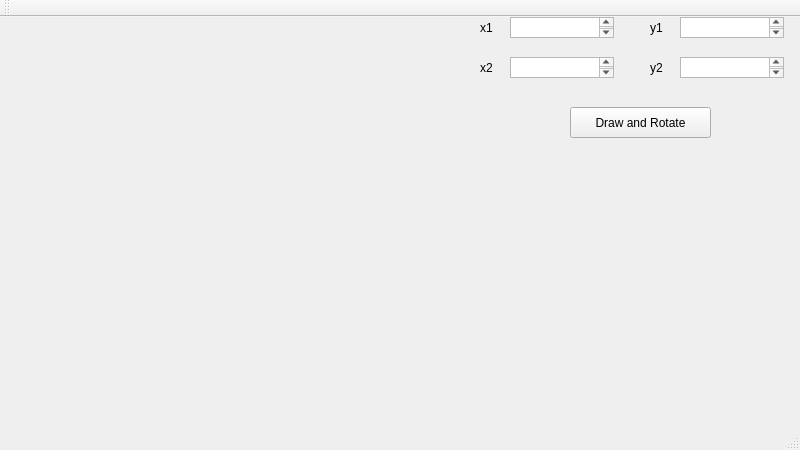
<?xml version="1.0" encoding="UTF-8"?>
<ui version="4.0">
 <class>MainWindow</class>
 <widget class="QMainWindow" name="MainWindow">
  <property name="geometry">
   <rect>
    <x>0</x>
    <y>0</y>
    <width>800</width>
    <height>450</height>
   </rect>
  </property>
  <property name="windowTitle">
   <string>MainWindow</string>
  </property>
  <widget class="QWidget" name="centralWidget">
   <widget class="QLabel" name="label">
    <property name="geometry">
     <rect>
      <x>0</x>
      <y>0</y>
      <width>300</width>
      <height>300</height>
     </rect>
    </property>
    <property name="text">
     <string/>
    </property>
   </widget>
   <widget class="QTextEdit" name="textEdit">
    <property name="geometry">
     <rect>
      <x>510</x>
      <y>0</y>
      <width>104</width>
      <height>21</height>
     </rect>
    </property>
   </widget>
   <widget class="QTextEdit" name="textEdit_2">
    <property name="geometry">
     <rect>
      <x>680</x>
      <y>0</y>
      <width>104</width>
      <height>21</height>
     </rect>
    </property>
   </widget>
   <widget class="QLabel" name="label_2">
    <property name="geometry">
     <rect>
      <x>480</x>
      <y>0</y>
      <width>21</width>
      <height>21</height>
     </rect>
    </property>
    <property name="text">
     <string>x1</string>
    </property>
   </widget>
   <widget class="QLabel" name="label_3">
    <property name="geometry">
     <rect>
      <x>650</x>
      <y>0</y>
      <width>21</width>
      <height>21</height>
     </rect>
    </property>
    <property name="text">
     <string>y1</string>
    </property>
   </widget>
   <widget class="QLabel" name="label_4">
    <property name="geometry">
     <rect>
      <x>480</x>
      <y>40</y>
      <width>21</width>
      <height>21</height>
     </rect>
    </property>
    <property name="text">
     <string>x2</string>
    </property>
   </widget>
   <widget class="QTextEdit" name="textEdit_3">
    <property name="geometry">
     <rect>
      <x>510</x>
      <y>40</y>
      <width>104</width>
      <height>21</height>
     </rect>
    </property>
   </widget>
   <widget class="QLabel" name="label_5">
    <property name="geometry">
     <rect>
      <x>650</x>
      <y>40</y>
      <width>21</width>
      <height>21</height>
     </rect>
    </property>
    <property name="text">
     <string>y2</string>
    </property>
   </widget>
   <widget class="QTextEdit" name="textEdit_4">
    <property name="geometry">
     <rect>
      <x>680</x>
      <y>40</y>
      <width>104</width>
      <height>21</height>
     </rect>
    </property>
   </widget>
   <widget class="QPushButton" name="pushButton">
    <property name="geometry">
     <rect>
      <x>570</x>
      <y>90</y>
      <width>141</width>
      <height>31</height>
     </rect>
    </property>
    <property name="text">
     <string>Draw and Rotate</string>
    </property>
   </widget>
  </widget>
  <widget class="QMenuBar" name="menuBar">
   <property name="geometry">
    <rect>
     <x>0</x>
     <y>0</y>
     <width>800</width>
     <height>27</height>
    </rect>
   </property>
  </widget>
  <widget class="QToolBar" name="mainToolBar">
   <attribute name="toolBarArea">
    <enum>TopToolBarArea</enum>
   </attribute>
   <attribute name="toolBarBreak">
    <bool>false</bool>
   </attribute>
  </widget>
  <widget class="QStatusBar" name="statusBar"/>
 </widget>
 <layoutdefault spacing="6" margin="11"/>
 <resources/>
 <connections/>
</ui>
